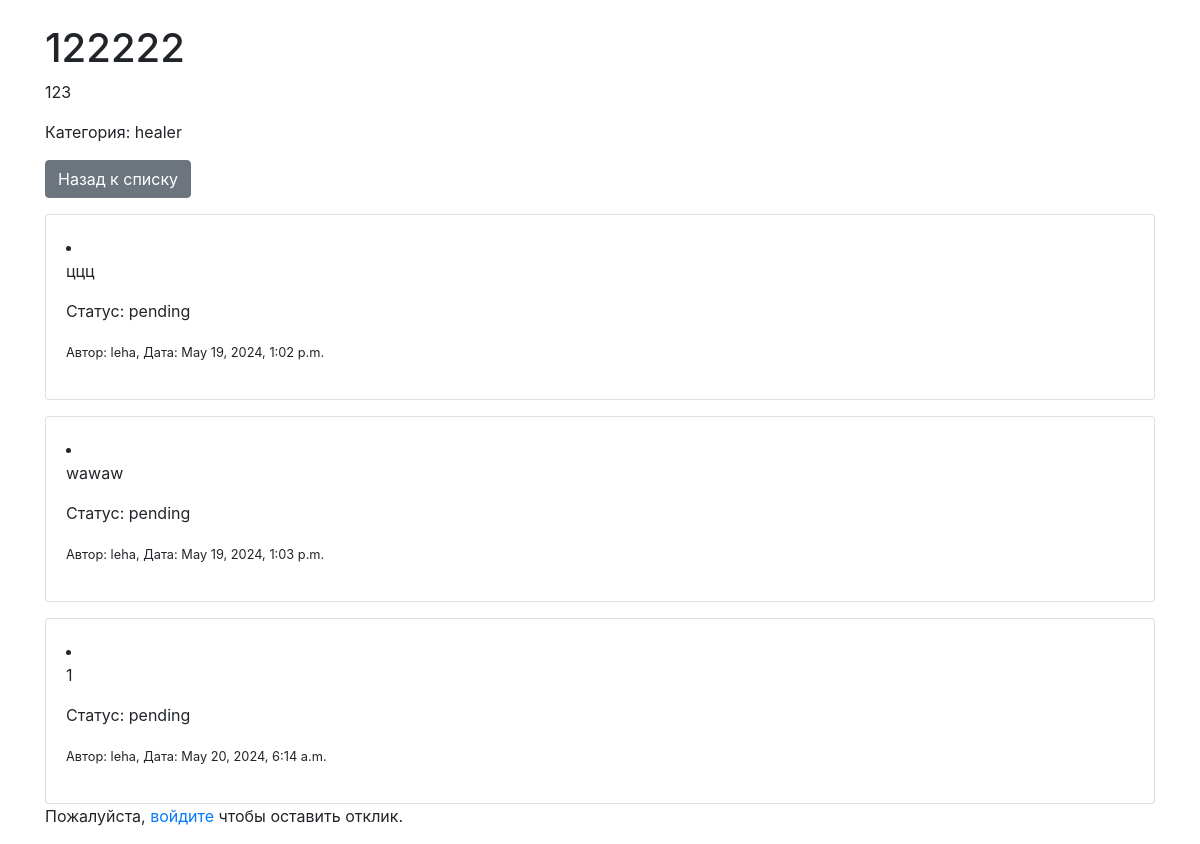
Page /app/announcement/1/ on the earlier database version.
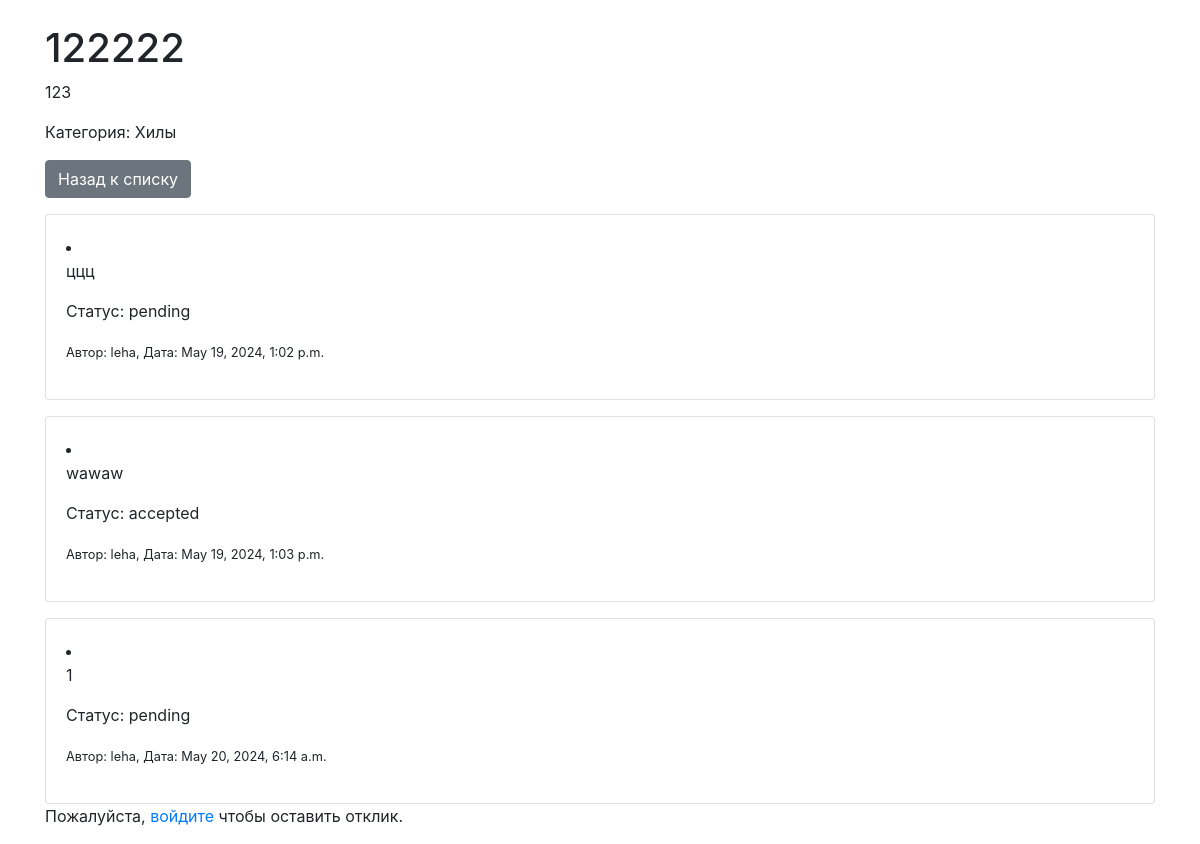
Same page on the later database version.
### app/models.py (models this page shows, shortened)
class Announcement(models.Model):
    title = models.CharField(max_length=200)
    content = models.TextField()
    category = models.ForeignKey(Category, on_delete=models.CASCADE, related_name='announcements')
    author = models.ForeignKey(User, on_delete=models.CASCADE, related_name='announcements')
    image = models.ImageField(upload_to='images/', blank=True, null=True)
    video_url = models.URLField(blank=True, null=True)
    created_at = models.DateTimeField(auto_now_add=True)
    updated_at = models.DateTimeField(auto_now=True)

class Category(models.Model):
    name = models.CharField(max_length=200)
    subscribers = models.ManyToManyField(User, related_name='subscribed_categories')

class Response(models.Model):
    text = models.TextField()
    created_at = models.DateTimeField(auto_now_add=True)
    updated_at = models.DateTimeField(auto_now=True)
    user = models.ForeignKey(User, on_delete=models.CASCADE, related_name='responses')
    announcement = models.ForeignKey(Announcement, on_delete=models.CASCADE, related_name='responses')
    status = models.CharField(max_length=20, choices=(('pending', 'Pending'), ('accepted', 'Accepted')), default='pending')

### app/views.py (the view)
# urls.py: path('announcement/<int:pk>/', AnnouncementDetailView.as_view(), name='announcement-detail'),
class AnnouncementDetailView(DetailView):
    model = Announcement
    template_name = 'announcements/detail.html'
    context_object_name = 'announcement'

### app/templates/announcements/detail.html (shortened to what this page needs)
<!DOCTYPE html>
<html lang="en">
<head>
    <link rel="stylesheet" href="https://stackpath.bootstrapcdn.com/bootstrap/4.5.2/css/bootstrap.min.css">
</head>
<body>
    <div class="container mt-4">
        <h1>{{ announcement.title }}</h1>
        <p>{{ announcement.content }}</p>
        <p>Категория: {{ announcement.category.name }}</p>
        <a href="{% url 'announcement-list' %}" class="btn btn-secondary">Назад к списку</a>
        {% for response in announcement.responses.all %}
            <div class="card mt-3">
                <div class="card-body">
                    <li>
                        <p>{{ response.text }}</p>
                        <p>Статус: {{ response.status }}</p>
                      </li>
                    <p><small>Автор: {{ response.user.username }}, Дата: {{ response.created_at }}</small></p>
                </div>
            </div>
        {% endfor %}
        {% if user.is_authenticated %}
            <h2>Оставить отклик</h2>
            <form method="post" action="{% url 'create-response' announcement.pk %}">
                {% csrf_token %}
                {{ form.as_p }}
                <button type="submit" class="btn btn-primary">Отправить отклик</button>
            </form>
        {% else %}
            <p>Пожалуйста, <a href="{% url 'login' %}">войдите</a> чтобы оставить отклик.</p>
        {% endif %}
    </div>
</body>
</html>

Differences in the rows shown:
changed through a linked row, Announcement: category.name "healer" → "Хилы"
changed Response "wawaw": status "pending" → "accepted"
